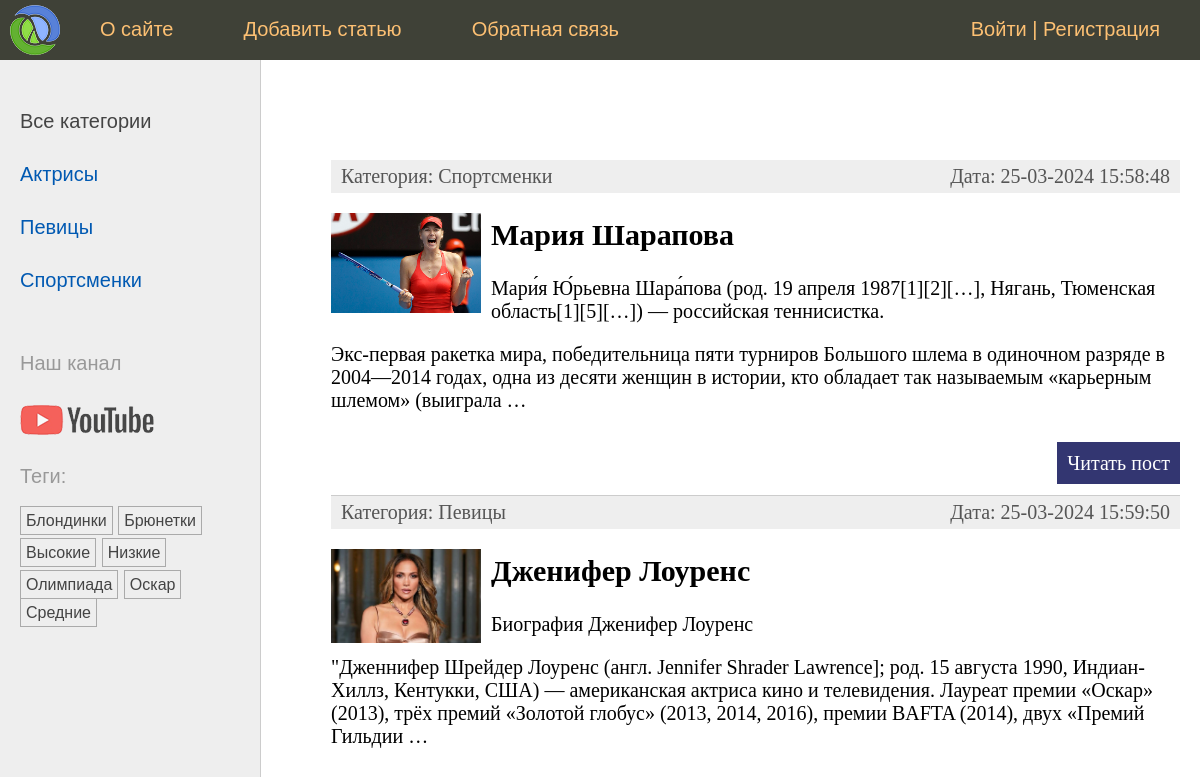
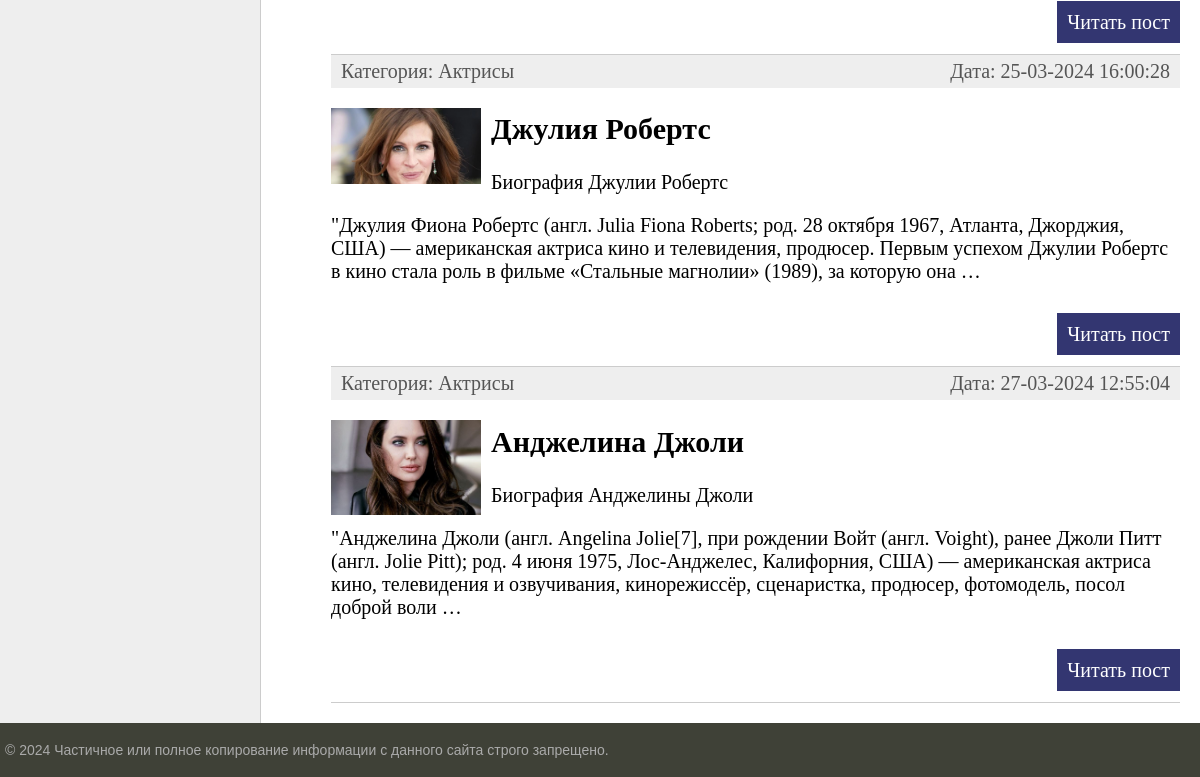
The page /tag/visokie/ on the database as committed earlier (2 pictures, top to bottom).
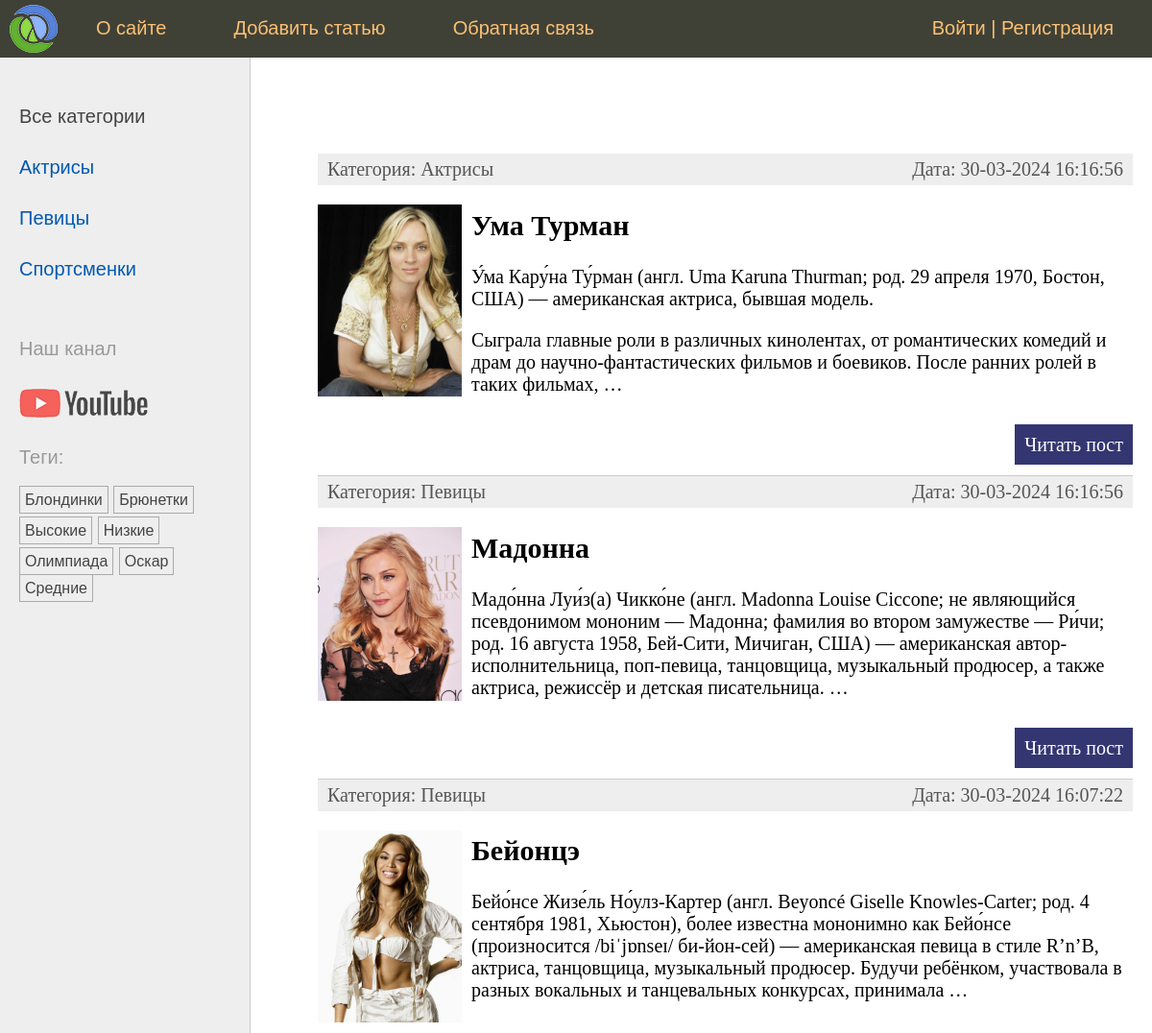
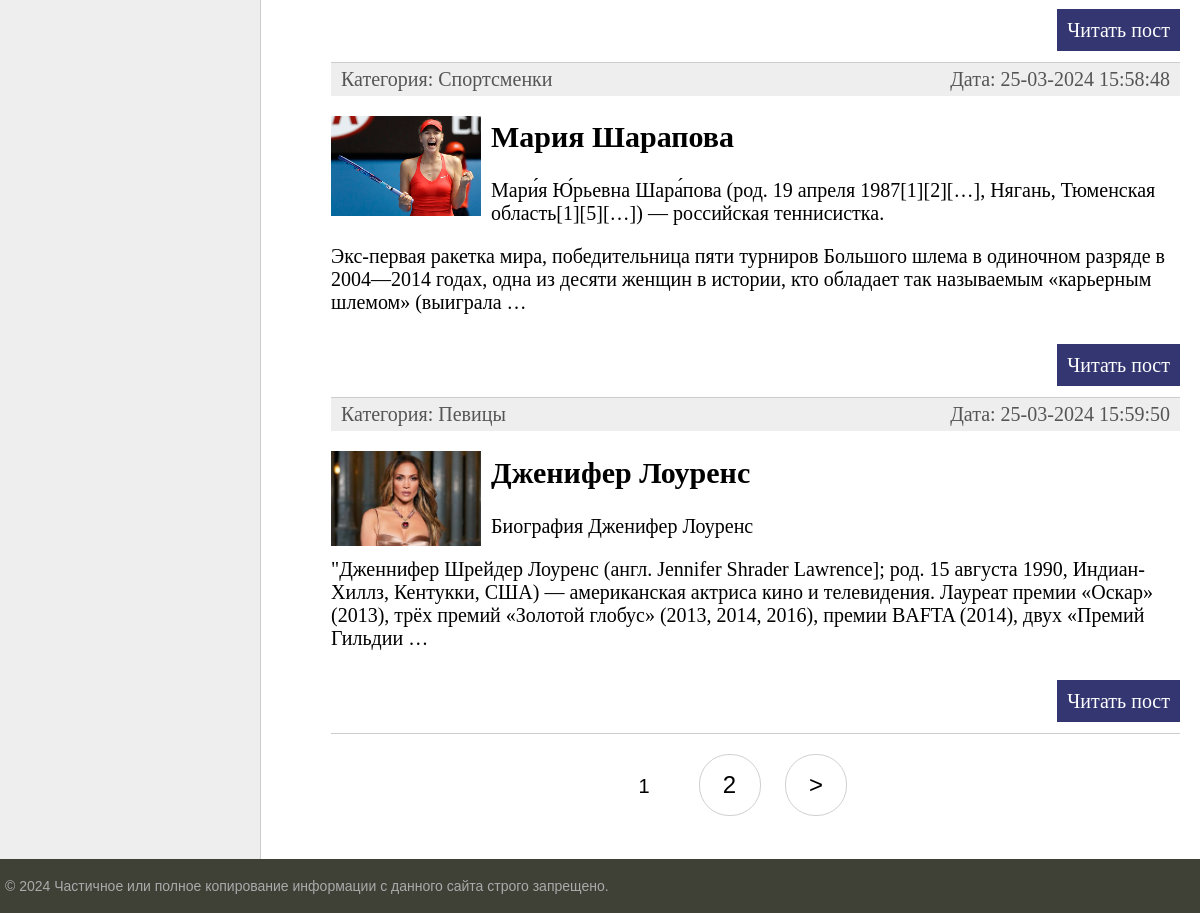
The same page on the database as committed later (2 pictures, top to bottom).
### women/models.py (models this page shows, shortened)
class Category(models.Model):  # Модель Category в виде класса для связи many-to-one (нашей первичной модели category)
    name = models.CharField(max_length=100, db_index=True, verbose_name="Категория")  # имя категории + индекс-е поле
    slug = models.SlugField(max_length=255, unique=True, db_index=True)  # поле для обращения по slug + index
    class Meta:  # мета класс для вывода класса Category в админ панель
        verbose_name = "Категория"
        verbose_name_plural = "Категории"

class TagPost(models.Model):  # модель для тегов наследуем от класса Model
    tag = models.CharField(max_length=100, db_index=True)  # название тега(индексированное) + max длина 100 символов
    slug = models.SlugField(max_length=255, unique=True, db_index=True)  # поле для slug (уникален и индексирован)
    def get_absolute_url(self):  # метод возвращает url для конкретного тега(также отвечает в админке-смотреть на сайте)
        return reverse('tag', kwargs={'tag_slug': self.slug})  # slug берется из бд и формируется маршрут

class Women(models.Model):  # наш класс-модель с полями для таблицы
    class Status(models.IntegerChoices):  # класс для именовывания опубликованных/не опубликованных статей в виджете
        DRAFT = 0, 'Черновик'  # название-статус в виджете в виде кортежа с int
        PUBLISHED = 1, 'Опубликовано'  # - костыль в 20 строке - преобразует 1 и 0 в булевы значения
    title = models.CharField(max_length=255, verbose_name="Заголовок")  # Заголовок с максимальным кол-во символов
    slug = models.SlugField(max_length=255, unique=True, db_index=True, verbose_name="Slug",  # связка с slug в urls
                            validators=[  # стандартные валидаторы для slug + сообщение
                                MinLengthValidator(5, message="Минимум 5 символов"),
                                MaxLengthValidator(100, message="Максимум 100 символов")])
    photo = models.ImageField(upload_to="photos/%y/%m/%d", default=None,  # поле для загрузки фото для постов +
                              blank=True, null=True, verbose_name="Фото")  # параметры загрузки(каталог, имя...)
    content = models.TextField(blank=True, verbose_name="Текст статьи")  # Поле для текста(статьи) с доступно пустым
    time_create = models.DateTimeField(auto_now_add=True, verbose_name="Время создания")  # авто заполнение времени
    time_update = models.DateTimeField(auto_now=True, verbose_name="Время изменения")  # меняющееся при каждом изменении
    is_published = models.BooleanField(choices=tuple(map(lambda x: (bool(x[0]), x[1]), Status.choices)),  # Публикация +
                                       default=Status.DRAFT, verbose_name="Статус")  # костыль "опубликовано" в админке
    cat = models.ForeignKey('Category', on_delete=models.PROTECT, related_name='posts', verbose_name="Категории")
    tags = models.ManyToManyField('TagPost', blank=True, related_name='tags', verbose_name="Теги")  # many-to-many
    husband = models.OneToOneField('Husband', on_delete=models.SET_NULL,
                                   null=True, blank=True, related_name='wuman', verbose_name="Муж")
    objects = models.Manager()  # пользовательский менеджер по умолчанию (работает, если published не активен)
    published = PublishedManager()  # пользовательский менеджер публикаций(да/нет)
    class Meta:  # спец класс для сортировки полей модели Women с методом ordering и indexes + порядок сортировки
        verbose_name = "Известные женщины"  # заголовок для админки
        verbose_name_plural = "Известные женщины"  # заголовок во множественном числе (без -s)
        ordering = ['-time_create']  # порядок сортировки
        indexes = [  # список индексированных полей для ускорения сортировки
            models.Index(fields=['-time_create'])  # class Meta - для управления сортировкой на уровне класса
        ]
    def get_absolute_url(self):  # метод, формирующий url для каждой конкретной записи
        return reverse('post', kwargs={'post_slug': self.slug})  # ф-я reverse возвращает полноценный url адрес

### women/views.py (the view)
# urls.py: path('tag/<slug:tag_slug>/', views.TagPostList.as_view(), name='tag'),  # маршрут tag/<slug..+ class TagPostList
class TagPostList(DataMixin, ListView):  # класс отображает статью по выбранному тегу
    template_name = 'women/index.html'  # путь к шаблону
    context_object_name = 'posts'  # использовать переменную posts из шаблона
    allow_empty = False  # 404 при не верном slug
    def get_context_data(self, *, object_list=None, **kwargs):  # метод для получения динамических данных
        context = super().get_context_data(**kwargs)  # вызов метода get_context_data из базового класса + параметры
        tag = TagPost.objects.get(slug=self.kwargs['tag_slug'])
        return self.get_mixin_context(context, title='Тег: ' + tag.tag)  # метод из Mixin с нужными параметрами
    def get_queryset(self):  # выбор статей по указанным тегам
        return Women.published.filter(tags__slug=self.kwargs['tag_slug']).select_related('cat')

### users/context_processors.py (called while the page is built)
def get_women_context(request):  # Конт-й шаблонный проц-р для отображения главного меню
    return {'mainmenu': menu}  # вернуть словарь и автоматически передать его во все шаблоны + переменная menu

### women/models.py (called while the page is built)
    def get_queryset(self):  # возвращает опубликованные посты(спец метод базового класса)
        return super().get_queryset().filter(is_published=Women.Status.PUBLISHED)  # возвращает опубликованные статьи

### women/templatetags/women_tags.py (called while the page is built)
@register.inclusion_tag('women/list_categories.html')  # inclusion тэг формирует шаблон и возвр-т фрагмент HTML-страницы
def show_categories(cat_selected=0):  # ф-я возвращает обработанную HTML-страницу
    cats = Category.objects.annotate(total=Count("posts")).filter(total__gt=0)  # вывод категорий, связанных с
    return {'cats': cats, 'cat_selected': cat_selected}  # возвращает список cats_db по переменной cats

@register.inclusion_tag('women/list_tags.html')  # шаблонный тег для отображения тегов в левом сайдбаре
def show_all_tags():
    return {'tags': TagPost.objects.annotate(total=Count("tags")).filter(total__gt=0)}  # возвращает теги из модели

### women/utils.py (called while the page is built)
    def get_mixin_context(self, context, **kwargs):  # в метод передается dict для шаблона и некие параметры-(key:value)
        context['cat_selected'] = None
        context.update(kwargs)  # в словарь добавить содержимое kwargs
        return context  # вернуть обновленный словарь

### women/templates/women/index.html (shortened to what this page needs)
{% extends 'base.html' %}
{% block content %}
<ul class="list-articles">
	{% for p in posts %}
			<li><div class="article-panel">
	<p class="first">Категория: {{p.cat.name}}</p>
	<p class="last">Дата: {{p.time_update|date:"d-m-Y H:i:s"}}</p>
	</div>
{% if p.photo %}
        <p><img class="img-article-left thumb" src="{{p.photo.url}}"></p>
{% endif %}
				<h2>{{p.title}}</h2>
    {% autoescape off %}
	{{p.content|linebreaks|truncatewords:40}}
    {% endautoescape %}
			<p class="link-read-post"><a href="{{ p.get_absolute_url }}">Читать пост</a></p>
			</li>
	{% endfor %}
</ul>
{% endblock %}
{% block navigation %}
{% if page_obj.has_other_pages %}
<nav class="list-pages">
	<ul>
		{% for p in paginator.page_range %}
		{% if page_obj.number == p %}
		<li class="page-num page-num-selected">{{ p }}</li>
		{% elif p >= page_obj.number|add:-2 and p <= page_obj.number|add:2 %}
		<li class="page-num">
			<a href="?page={{ p }}">{{ p }}</a>
		</li>
		{% endif %}
		{% endfor %}
		{% if page_obj.has_next %}
		<li class="page-num">
			<a href="?page={{ page_obj.next_page_number }}">&gt;</a>
		</li>
		{% endif %}
	</ul>
</nav>
{% endif %}
{% endblock %}

### templates/base.html (shortened to what this page needs)
{% load static %}
{% load women_tags %}
<html>
<head>
	<link type="text/css" href="{% static 'women/css/styles.css' %}" rel="stylesheet" />
</head>
<body>
<table class="table-page" border=0 cellpadding="0" cellspacing="0">
<tr><td valign=top>
{% block mainmenu %}
		<div class="header">
			<ul id="mainmenu" class="mainmenu">
			<li class="logo"><a href="{% url 'home' %}"><div class="logo"></div></a></li>
{% for m in mainmenu %}
	<li><a href="{% url m.url_name %}">{{m.title}}</a></li>
{% endfor %}
{% if user.is_authenticated %}
	<li	class="last"> {{user.username}} | <a href="{% url 'users:logout' %}">Выйти</a></li>
{% else %}
	<li class="last"><a href="{% url 'users:login' %}">Войти</a> | <a href="#">Регистрация</a></li>
{% endif %}
			</ul>
		</div>
{% endblock mainmenu %}
<table class="table-content" border=0 cellpadding="0" cellspacing="0">
<tr>
	<td valign="top" class="left-chapters">
	<ul id="leftchapters">
		{% if cat_selected == 0 %}
		<li class="selected">Все категории</li>
		{% else %}
		<li><a href="{% url 'home' %}">Все категории</a></li>
		{% endif %}
		{% show_categories cat_selected %}
		<li class="share">
		<p>Наш канал</p>
		<a class="share-yt" href="https://www.youtube.com/" target="_blank" rel="nofollow"></a>
		</li>
		<li>{% show_all_tags %}</li>
	</ul>
</td>
<td valign="top" class="content">
	<div class="content-text">
{% block content %}
{% endblock %}
	</div>
{% block navigation %}
{% endblock %}
</td></tr></table>
</td></tr>
<tr><td valign=top>
	<div id="footer">
		<p>&copy; 2024 Частичное или полное копирование информации с данного сайта строго запрещено.</p>
	</div>
</td></tr></table>
</body>
</html>

### women/templates/women/list_categories.html
{% for cat in cats %}
{% if cat_id == cat_selected %}
<li class="selected">{{cat.name}}</li>
{% else %}
<li><a href="{{ cat.get_absolute_url }}">{{cat.name}}</a></li>
{% endif %}
{% endfor %}

### women/templates/women/list_tags.html
{% if tags %}
    <p>Теги:</p>
    <ul class="tags-list">
        {% for t in tags %}
        <li><a href="{{t.get_absolute_url}}">{{t.tag}}</a></li>
        {% endfor %}
    </ul>
{% endif %}

### women/static/women/css/styles.css (style rules this page uses)
html, body { font-family: 'Arial'; margin: 0; padding: 0; height: 100%; width: 100%; color: #444; }
a { color: #0059b2; text-decoration: none; }
img { max-width: 600px; height: auto; }
img.img-article-left { max-width: 300px; height: auto; float: left; padding: 0 10px 10px 0; }
img.img-article-left.thumb { max-width: 150px; height: auto; }
p.link-read-post { text-align: right; }
p.link-read-post a { padding: 10px; min-width: 100px; background: #333671; color: #fff; text-decoration: none; }
div.article-panel { background: #eee; padding: 5px 10px 5px 10px; box-sizing: border-box; overflow: hidden; color: #555; }
div.article-panel p.first { margin: 0; float: left; }
div.article-panel p.last { margin: 0; float: right; }
ul.list-articles { list-style: none; margin: 0; padding: 0; }
ul.list-articles li { border-bottom: 1px solid #ccc; }
.table-page { width: 100%; height: 100%; vertical-align: top; }
.table-page tr { height: 100%; }
.header { background: #3F4137; height: 60px; }
.logo { background: url('../images/logo.png') no-repeat 10px 5px; width: 70px; height: 60px; }
ul.mainmenu { list-style: none; margin: 0; padding: 0; height: 60px; color: #fdc073; font-size: 20px; overflow: hidden; }
ul.mainmenu li { float: left; margin: 18px 40px 0 30px; }
ul.mainmenu li.logo { margin: 0; }
ul.mainmenu li.last { float: right; }
ul.mainmenu li a { color: #fdc073; text-decoration: none; }
.table-content { width: 100%; min-height: 100%; height: 100%; }
.left-chapters { margin: 0; background: #eee; border-right: 1px solid #ccc; }
.left-chapters ul { width: 230px; margin: 0; padding: 20px 10px 10px 20px; list-style: none; font-size: 20px; }
.left-chapters ul li { margin: 30px 0 0 0; color: #999; }
.left-chapters ul li.selected { color: #0059b2; }
.left-chapters ul li a { color: #444; text-decoration: none; }
.left-chapters ul li.share { margin: 60px 0 0 0; }
.left-chapters ul li.share p { margin: 30px 0 30px 0; }
.left-chapters ul li.share a { display: inline-block; width: 40px; height: 40px; margin: 0 20px 0 0; }
.left-chapters ul li.share a.share-yt { width: 100%; height: 30px; background: url('../images/share_yt.png') no-repeat 0 0 }
ul.tags-list { width: 100%; margin: 0; padding: 0; list-style: none; }
ul.tags-list li { margin: 0; padding: 0 0 10px; display: inline-block; }
ul.tags-list li a { padding: 5px; font-size: 16px; border: 1px solid #aaa; }
.content { padding: 40px 20px 20px 40px; width: 100%; box-sizing: border-box; }
.content-text { margin: 60px 0 0 30px; color: #000; font-size: 20px; font-family: Yandex Sans Display Light; }
#footer { box-sizing: border-box; background: #3F4137; padding: 5px; color: #aaa; font-size: 14px; font-family: Verdana, Geneva, Arial, Helvetica; text-align: left; overflow: hidden; }
.list-pages { text-align: center; margin: 0 0 20px 0; }
.list-pages ul { margin: 20px 0 0 0; padding: 0; list-style: none; }
.list-pages ul li { display: inline-block; margin: 0 20px 0 0; }
.list-pages a { color: #000; font-size: 24px; text-decoration: none; }
.list-pages .page-num, .page-num-selected { display: inline-block; width: 60px; height: 44px; padding: 16px 0 0 0; border: 1px solid #d0d0d0; border-radius: 30px; }
.list-pages .page-num-selected { border: none; color: #000; font-size: 20px; }

Rows that differ between the two databases and show on the page:
no longer on this page (row unchanged): Women: cat.name "Актрисы", time_update "25-03-2024 16:00:28", photo (picture), title "Джулия Робертс", content "Биография Джулии Робертс \"Джулия Фиона Робертс (англ. Julia Fiona Roberts; род. 28 октября 1967, Атланта, Джорджия, США) — американская актриса кино и телевидения, продюсер. Первым успехом Джулии Робертс в кино стала роль в фильме «Стальные магнолии» (1989), за которую она …"
no longer on this page (row unchanged): Women: cat.name "Актрисы", time_update "27-03-2024 12:55:04", photo (picture), title "Анджелина Джоли", content "Биография Анджелины Джоли \"Анджелина Джоли (англ. Angelina Jolie[7], при рождении Войт (англ. Voight), ранее Джоли Питт (англ. Jolie Pitt); род. 4 июня 1975, Лос-Анджелес, Калифорния, США) — американская актриса кино, телевидения и озвучивания, кинорежиссёр, сценаристка, продюсер, фотомодель, посол доброй воли …"
added Women: cat.name "Актрисы", time_update "30-03-2024 16:16:56", photo (picture), title "Ума Турман", content "У́ма Кару́на Ту́рман (англ. Uma Karuna Thurman; род. 29 апреля 1970, Бостон, США) — американская актриса, бывшая модель. Сыграла главные роли в различных кинолентах, от романтических комедий и драм до научно-фантастических фильмов и боевиков. После ранних ролей в таких фильмах, …"
added Women: cat.name "Певицы", time_update "30-03-2024 16:16:56", photo (picture), title "Мадонна", content "Мадо́нна Луи́з(а) Чикко́не (англ. Madonna Louise Ciccone; не являющийся псевдонимом мононим — Мадонна; фамилия во втором замужестве — Ри́чи; род. 16 августа 1958, Бей-Сити, Мичиган, США) — американская автор-исполнительница, поп-певица, танцовщица, музыкальный продюсер, а также актриса, режиссёр и детская писательница. …"
added Women: cat.name "Певицы", time_update "30-03-2024 16:07:22", photo (picture), title "Бейонцэ", content "Бейо́нсе Жизе́ль Но́улз-Картер (англ. Beyoncé Giselle Knowles-Carter; род. 4 сентября 1981, Хьюстон), более известна мононимно как Бейо́нсе (произносится /biˈjɒnseɪ/ би-йон-сей) — американская певица в стиле R’n’B, актриса, танцовщица, музыкальный продюсер. Будучи ребёнком, участвовала в разных вокальных и танцевальных конкурсах, принимала …"
Other text that changed with them:
new list line: "1"
new list line: "2"
